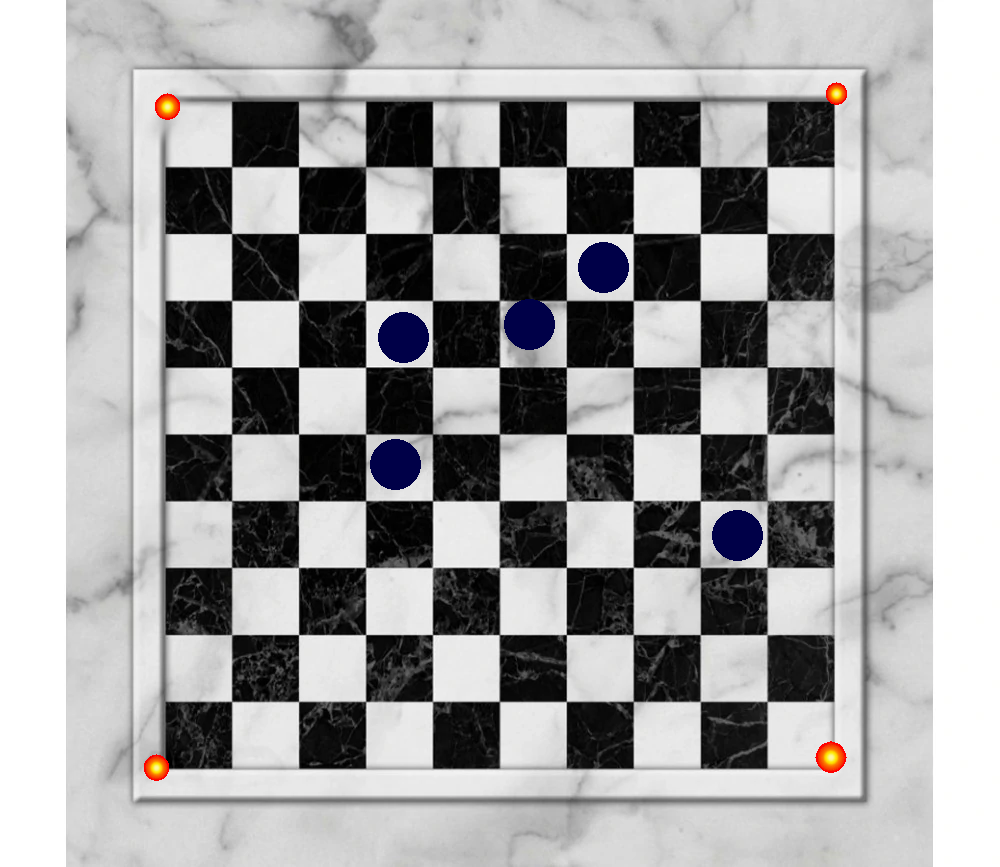
#> input picture data/damier.png, 1000 x 867 px
$ python main.py
#> lines starting #> are read from the running program, lines starting #| are printed output that depends on the picture; after the words box and inside, x2 and y2 are one past the last pixel; in counts of white or black regions, pixels touching at a corner belong together
### vision/preprocessing.py
#!/usr/bin/env python3
import cv2

def preprocess_image(image, blur_kernel=(5,5)):
    """
    Applique un flou gaussien sur l'image en BGR et retourne l'image floutée.
    Les dimensions restent inchangées.
    """
    image_blurred = cv2.GaussianBlur(image, blur_kernel, 0)
    return image_blurred

### vision/detection.py
#!/usr/bin/env python3
import cv2
import numpy as np

def detect_red_crosses(image):
    """
    Détecte les zones rouges (repères) dans l'image prétraitée et renvoie:
      - une liste de points (centres en pixels) pour chaque repère
      - le masque binaire résultant
    """
    imageHSV = cv2.cvtColor(image, cv2.COLOR_BGR2HSV)
    lowerRed1 = np.array([0, 100, 100])
    upperRed1 = np.array([10, 255, 255])
    lowerRed2 = np.array([160, 100, 100])
    upperRed2 = np.array([180, 255, 255])

    mask1 = cv2.inRange(imageHSV, lowerRed1, upperRed1)
    mask2 = cv2.inRange(imageHSV, lowerRed2, upperRed2)
    maskRed = cv2.bitwise_or(mask1, mask2)

    contours, _ = cv2.findContours(maskRed, cv2.RETR_EXTERNAL, cv2.CHAIN_APPROX_SIMPLE)
    points = []
    for cnt in contours:
        area = cv2.contourArea(cnt)
        if area < 50:
            continue
        M = cv2.moments(cnt)
        if M["m00"] != 0:
            cx = int(M["m10"] / M["m00"])
            cy = int(M["m01"] / M["m00"])
            points.append((cx, cy))
    return points, maskRed

### vision/mosaic.py
#!/usr/bin/env python3
import cv2
import numpy as np

def create_mosaic(images, labels=None, cols=2):
    """
    Regroupe une liste d'images dans une mosaïque.
    labels : (optionnel) liste de textes à superposer sur chaque image.
    """
    if not images:
        return None
    h, w = images[0].shape[:2]
    resized = [cv2.resize(img, (w, h)) for img in images]
    if labels is not None:
        for i, label in enumerate(labels):
            cv2.putText(resized[i], label, (10, 30), cv2.FONT_HERSHEY_SIMPLEX, 1, (0,0,255), 2)
    rows = (len(resized) + cols - 1) // cols
    mosaic_rows = []
    for r in range(rows):
        row_imgs = []
        for c in range(cols):
            idx = r * cols + c
            if idx < len(resized):
                row_imgs.append(resized[idx])
            else:
                row_imgs.append(np.zeros_like(resized[0]))
        mosaic_rows.append(cv2.hconcat(row_imgs))
    mosaic = cv2.vconcat(mosaic_rows)
    return mosaic

### vision/homography.py
#!/usr/bin/env python3
import cv2
import numpy as np

def compute_homography(pixelPoints, realWorldPoints):
    """
    Calcule la matrice d'homographie H reliant les points en pixels aux coordonnées réelles.
    """
    pixelPoints = np.array(pixelPoints, dtype="float32")
    realWorldPoints = np.array(realWorldPoints, dtype="float32")
    H, status = cv2.findHomography(pixelPoints, realWorldPoints)
    return H

# [8 lines left out: function pixel_to_real, not called in this run]

### vision/blue_detection.py
#!/usr/bin/env python3
import cv2
import numpy as np

def detect_blue_pieces(image, board_origin, square_size=55):
    """
    Détecte les pions bleus dans l'image originale.
    Si l'image est grande, elle est redimensionnée pour accélérer le traitement.
    Renvoie une liste de tuples ((cx, cy), "") pour chaque pièce détectée et le masque bleu.
    """
    scale_factor = 1.0
    if image.shape[1] > 1000:
        scale_factor = 0.5
        image_small = cv2.resize(image, None, fx=scale_factor, fy=scale_factor)
    else:
        image_small = image.copy()

    hsv = cv2.cvtColor(image_small, cv2.COLOR_BGR2HSV)
    lower_blue = np.array([100, 100, 50])
    upper_blue = np.array([140, 255, 255])
    mask_blue = cv2.inRange(hsv, lower_blue, upper_blue)
    kernel = np.ones((3,3), np.uint8)
    mask_blue = cv2.morphologyEx(mask_blue, cv2.MORPH_OPEN, kernel)
    mask_blue = cv2.morphologyEx(mask_blue, cv2.MORPH_CLOSE, kernel)

    contours, _ = cv2.findContours(mask_blue, cv2.RETR_EXTERNAL, cv2.CHAIN_APPROX_SIMPLE)
    pieces_small = []
    for cnt in contours:
        area = cv2.contourArea(cnt)
        if area < 50:
            continue
        perimeter = cv2.arcLength(cnt, True)
        if perimeter == 0:
            continue
        circularity = 4 * np.pi * area / (perimeter * perimeter)
        if circularity < 0.7:
            continue
        M = cv2.moments(cnt)
        if M["m00"] == 0:
            continue
        cx = int(M["m10"] / M["m00"])
        cy = int(M["m01"] / M["m00"])
        pieces_small.append(((cx, cy), ""))

    pieces = []
    if scale_factor != 1.0:
        for (cx, cy), _ in pieces_small:
            pieces.append(((int(cx/scale_factor), int(cy/scale_factor)), ""))
        mask_blue = cv2.resize(mask_blue, (image.shape[1], image.shape[0]))
    else:
        pieces = pieces_small
    return pieces, mask_blue

### vision/grid.py
#!/usr/bin/env python3
import numpy as np

def assign_pieces_to_grid(pieces, board_origin, square_size=55, tolerance=30):
    """
    Pour chaque case d'un plateau 10x10, compare le centre attendu aux positions détectées.
    Si la distance est inférieure à 'tolerance', on considère la case occupée.
    Renvoie un dictionnaire où la clé est le nom de la case (ex: "A1") et la valeur la marque (ex: "A1" ou None).
    """
    grid_results = {}
    for i in range(10):   # lignes (A à J)
        for j in range(10):  # colonnes (1 à 10)
            square_name = chr(ord('A') + i) + str(j+1)
            expected_center = (board_origin[0] + j*square_size + square_size/2,
                               board_origin[1] + i*square_size + square_size/2)
            grid_results[square_name] = None
            for (cx, cy), _ in pieces:
                dx = cx - expected_center[0]
                dy = cy - expected_center[1]
                if np.sqrt(dx*dx + dy*dy) <= tolerance:
                    grid_results[square_name] = square_name
                    break
    return grid_results

def save_detection_results_grid(grid_results, output_file):
    """
    Enregistre dans un fichier texte les cases contenant une pièce.
    Les cases sont séparées par une virgule.
    """
    cells_with_pieces = [square for square, val in grid_results.items() if val is not None]
    with open(output_file, 'w') as f:
        f.write(",".join(cells_with_pieces))

def draw_grid_labels(image, board_origin, square_size=55):
    """
    Dessine sur l'image le nom de chaque case, en se basant sur board_origin et square_size.
    """
    import cv2
    for i in range(10):
        for j in range(10):
            square_name = chr(ord('A') + i) + str(j+1)
            expected_center = (int(board_origin[0] + j*square_size + square_size/2),
                               int(board_origin[1] + i*square_size + square_size/2))
            cv2.putText(image, square_name, (expected_center[0]-15, expected_center[1]+5),
                        cv2.FONT_HERSHEY_SIMPLEX, 0.7, (0,0,255), 2)
    return image

### vision/ordering.py
#!/usr/bin/env python3
import numpy as np

def order_points(points):
    """
    Ordonne 4 points dans l'ordre suivant:
      - Coin supérieur gauche,
      - Coin supérieur droit,
      - Coin inférieur droit,
      - Coin inférieur gauche.
    """
    pts = np.array(points, dtype="float32")
    s = pts.sum(axis=1)
    diff = np.diff(pts, axis=1)
    ordered = np.zeros((4, 2), dtype="float32")
    ordered[0] = pts[np.argmin(s)]
    ordered[2] = pts[np.argmax(s)]
    ordered[1] = pts[np.argmin(diff)]
    ordered[3] = pts[np.argmax(diff)]
    return ordered

### main.py
#!/usr/bin/env python3
import cv2
import os
import time
from vision.preprocessing import preprocess_image
from vision.detection import detect_red_crosses
from vision.ordering import order_points
from vision.homography import compute_homography, pixel_to_real
from vision.blue_detection import detect_blue_pieces
from vision.grid import assign_pieces_to_grid, save_detection_results_grid, draw_grid_labels
from vision.mosaic import create_mosaic

def main():
    t0 = time.time()
    # Chemin vers l'image (adapté à ton projet)
    imgPath = "./data/damier.png"
    if not os.path.isfile(imgPath):
        print("Erreur : fichier inexistant à", imgPath)
        return
    image_orig = cv2.imread(imgPath)
#> image_orig is the input picture: shape (867, 1000, 3); mean B, G, R 164.2, 163.7, 164
    if image_orig is None:
        print("Erreur lors du chargement de l'image.")
        return
    print("Dimensions image originale :", image_orig.shape)
#| Dimensions image originale : (867, 1000, 3)

    # 1. Prétraitement
    image_preproc = preprocess_image(image_orig)

    # 2. Détection des repères rouges
    points, maskRed = detect_red_crosses(image_preproc)
#> in detect_red_crosses, `imageHSV = cv2.cvtColor(image, cv2.COLOR_BGR2HSV)`: imageHSV: shape (867, 1000, 3); mean H, S, V 3.3, 3.6, 164.9
#> in detect_red_crosses, `mask1 = cv2.inRange(imageHSV, lowerRed1, upperRed1)`:
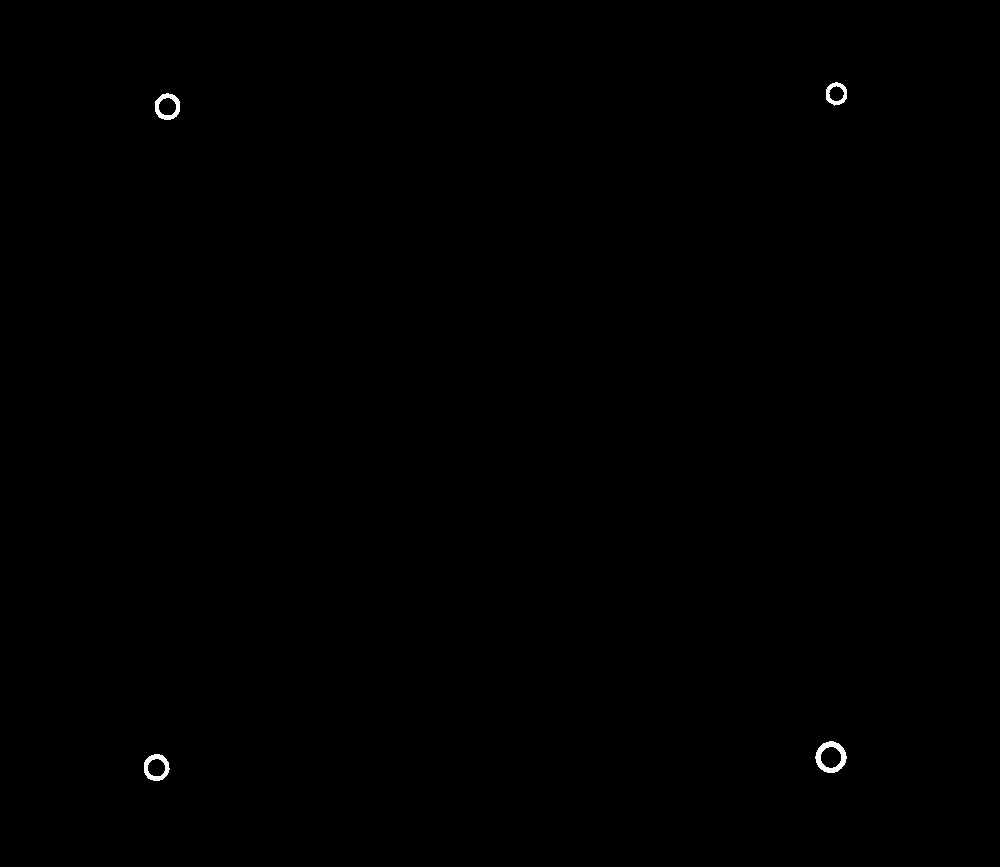
#> mask1: shape (867, 1000); 0.15% white; 4 white regions
#> in detect_red_crosses, `mask2 = cv2.inRange(imageHSV, lowerRed2, upperRed2)`: mask2: shape (867, 1000); every value is 0
#> in detect_red_crosses, `contours, _ = cv2.findContours(maskRed, cv2.RETR_EXTERNAL, cv2.CHAIN_A..`: contours = 4 contours; box (x1, y1, x2, y2) and area: (815, 741, 847, 773) 724, (144, 754, 170, 781) 514, (155, 93, 180, 120) 506, (826, 82, 847, 106) 362
#> the loop in detect_red_crosses, `for cnt in contours:` made 4 passes
#> (area, cx, cy) on passes 1 to 4: (514.5, 156, 767), (724, 830, 756), (505.5, 167, 106), (362, 835, 93)
#> after the loop in detect_red_crosses, `for cnt in contours:`: points = [(156, 767), (830, 756), (167, 106), (835, 93)]
#> points = [(156, 767), (830, 756), (167, 106), (835, 93)]
    print("Points rouges détectés :", points)
#| Points rouges détectés : [(156, 767), (830, 756), (167, 106), (835, 93)]
    if len(points) >= 4:
        ordered_pts = order_points(points[:4])
#> ordered_pts = [[167, 106], [835, 93], [830, 756], [156, 767]]
        print("Points rouges ordonnés :", ordered_pts)
#| Points rouges ordonnés : [[167. 106.]
#|  [835.  93.]
#|  [830. 756.]
#|  [156. 767.]]
        for pt in ordered_pts:
            cv2.circle(image_preproc, (int(pt[0]), int(pt[1])), 5, (0,255,0), -1)
#> this loop made 4 passes
#> image_preproc: shape (867, 1000, 3); mean B, G, R 164.2, 163.7, 164
    else:
        print("Moins de 4 points rouges détectés. Homographie impossible.")
        ordered_pts = None

    # Création d'une mosaïque pour visualiser les étapes
    mosaic1 = create_mosaic([image_orig, image_preproc, cv2.cvtColor(maskRed, cv2.COLOR_GRAY2BGR)],
                              labels=["Originale", "Prétraitée", "Masque Rouge"], cols=3)
#> in create_mosaic, `resized = [cv2.resize(img, (w, h)) for img in images]`: resized = 3 items
#> in create_mosaic, `rows = (len(resized) + cols - 1) // cols`: rows = 1
#> after the loop in create_mosaic, `for r in range(rows):`: mosaic_rows = 1 item
#> in create_mosaic, `mosaic = cv2.vconcat(mosaic_rows)`:
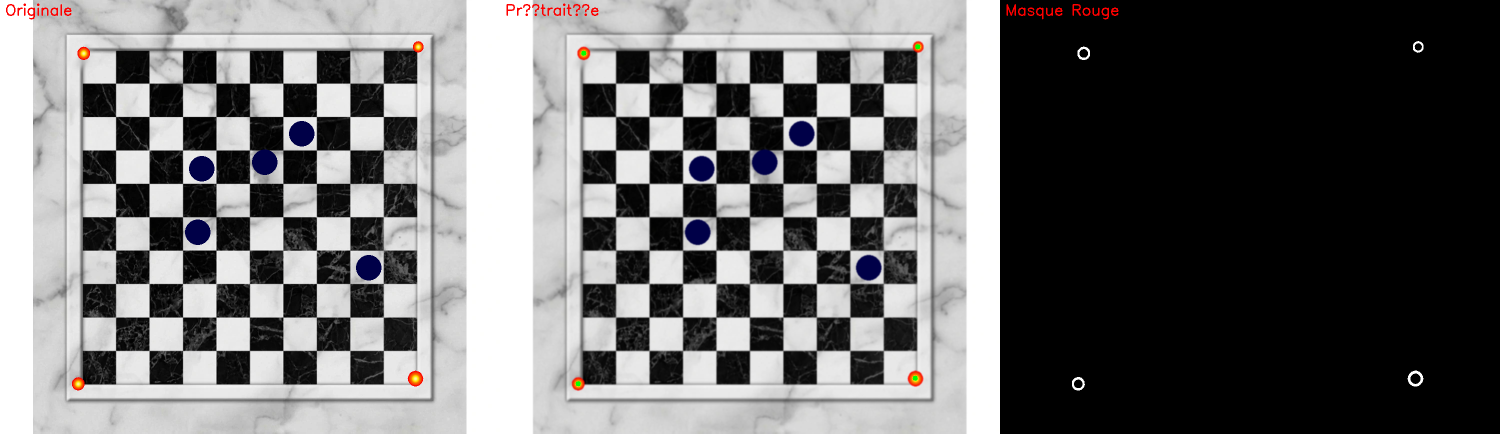
#> mosaic: shape (867, 3000, 3) (shown at 1/2 size); mean of channels 0, 1, 2 109.4, 109, 109.7; drawn as B, G, R
    cv2.namedWindow("Mosaïque - Repères", cv2.WINDOW_NORMAL)
    cv2.imshow("Mosaïque - Repères", mosaic1)
    cv2.waitKey(0)
    cv2.destroyAllWindows()

    # 3. Calcul de l'homographie
    real_world_points = [(0, 0), (550, 0), (550, 550), (0, 550)]
    if ordered_pts is not None:
        H = compute_homography(ordered_pts, real_world_points)
#> in compute_homography, `pixelPoints = np.array(pixelPoints, dtype="float32")`: pixelPoints = [[167, 106], [835, 93], [830, 756], [156, 767]]
#> in compute_homography, `realWorldPoints = np.array(realWorldPoints, dtype="float32")`: realWorldPoints = [[0, 0], [550, 0], [550, 550], [0, 550]]
#> in compute_homography, `H, status = cv2.findHomography(pixelPoints, realWorldPoints)`: H = [[0.828, 0.0138, -139.8], [0.0164, 0.842, -91.96], [5.03e-06, 1.37e-05, 1]]; status = [1, 1, 1, 1]
        print("Matrice d'homographie H :", H)
#| Matrice d'homographie H : [[ 8.28132303e-01  1.37813243e-02 -1.39758915e+02]
#|  [ 1.63816921e-02  8.41766948e-01 -9.19630390e+01]
#|  [ 5.03088588e-06  1.37397269e-05  1.00000000e+00]]
    else:
        H = None

    # 4. Définition de board_origin (exemple simple)
    if ordered_pts is not None:
        board_origin = (int(ordered_pts[0][0] + 55), int(ordered_pts[0][1] + 55))
#> board_origin = (222, 161)
    else:
        board_origin = (0, 0)
    print("Board origin :", board_origin)
#| Board origin : (222, 161)

    # 5. Détection des pions bleus
    pieces, mask_blue = detect_blue_pieces(image_orig, board_origin, square_size=55)
#> in detect_blue_pieces, `hsv = cv2.cvtColor(image_small, cv2.COLOR_BGR2HSV)`: hsv: shape (867, 1000, 3); mean H, S, V 2.7, 3.7, 164.9
#> in detect_blue_pieces, `lower_blue = np.array([100, 100, 50])`: lower_blue = [100, 100, 50]
#> in detect_blue_pieces, `upper_blue = np.array([140, 255, 255])`: upper_blue = [140, 255, 255]
#> in detect_blue_pieces, `mask_blue = cv2.inRange(hsv, lower_blue, upper_blue)`: mask_blue: shape (867, 1000); 1.2% white; 5 white regions
#> in detect_blue_pieces, `kernel = np.ones((3,3), np.uint8)`: kernel = [[1, 1, 1], [1, 1, 1], [1, 1, 1]]
#> in detect_blue_pieces, `contours, _ = cv2.findContours(mask_blue, cv2.RETR_EXTERNAL, cv2.CHAIN..`: contours = 5 contours; box (x1, y1, x2, y2) and area: (712, 510, 763, 561) 1954, (370, 439, 421, 490) 1954, (378, 312, 429, 363) 1954, (504, 299, 555, 350) 1954, (578, 242, 629, 293) 1954
#> the loop in detect_blue_pieces, `for cnt in contours:` made 5 passes
#> (cx, cy) on passes 1 to 5: (737, 535), (395, 464), (403, 337), (529, 324), (603, 267)
#> after the loop in detect_blue_pieces, `for cnt in contours:`: pieces_small = [((737, 535), ''), ((395, 464), ''), ((403, 337), ''), ((529, 324), ''), ((603, 267), '')]
#> in detect_blue_pieces, `pieces = pieces_small`: pieces has the same summary as pieces_small
#> pieces has the same summary as pieces_small in detect_blue_pieces
    print("Pions bleus détectés (centres) :", [p[0] for p in pieces])
#| Pions bleus détectés (centres) : [(737, 535), (395, 464), (403, 337), (529, 324), (603, 267)]
    image_detection = image_orig.copy()
    for center, _ in pieces:
        cv2.circle(image_detection, center, 5, (0,255,0), 2)
#> this loop made 5 passes
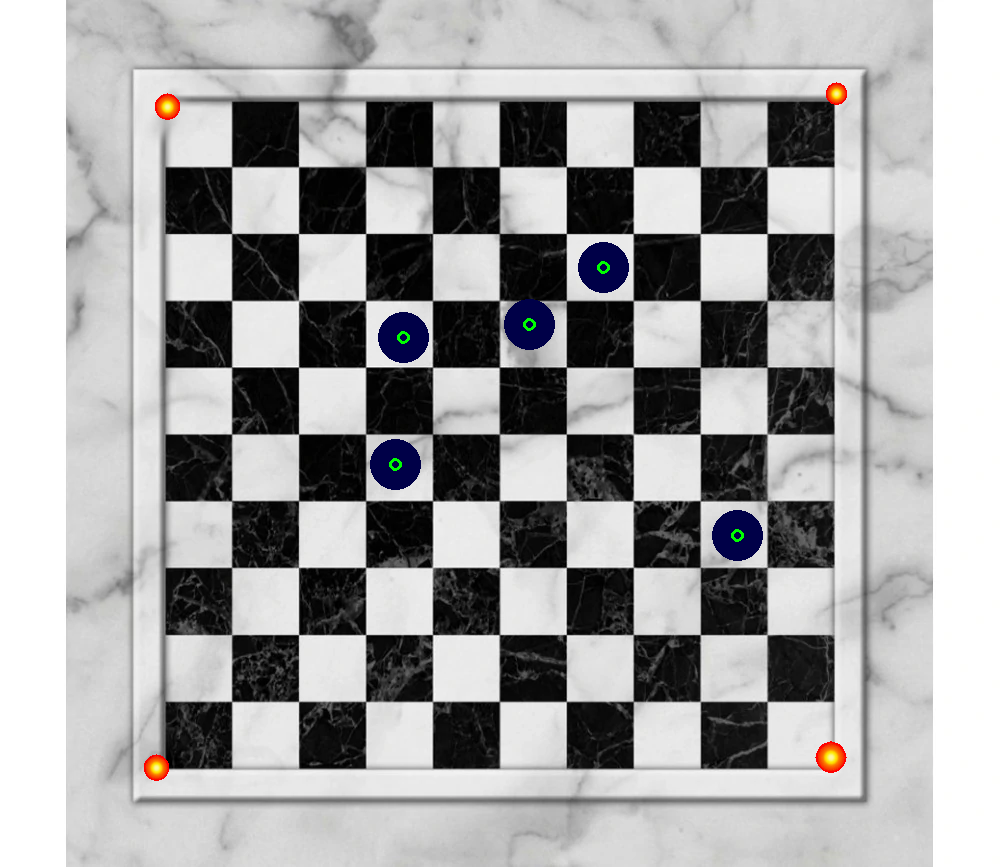
#> image_detection: shape (867, 1000, 3); 0.05% of pixels changed, all inside (x1, y1, x2, y2) = (389, 261, 744, 542)
    mosaic2 = create_mosaic([image_detection, cv2.cvtColor(mask_blue, cv2.COLOR_GRAY2BGR)],
                              labels=["Détections", "Masque Bleu"], cols=2)
#> call 2 of create_mosaic, with cols = 2
#> in create_mosaic (call 2), `resized = [cv2.resize(img, (w, h)) for img in images]`: resized = 2 items
#> in create_mosaic (call 2), `mosaic = cv2.vconcat(mosaic_rows)`:
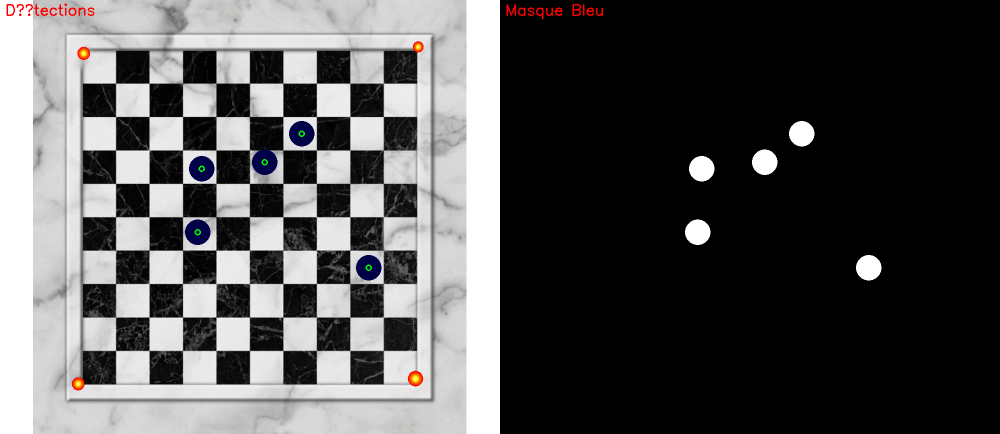
#> mosaic: shape (867, 2000, 3) (shown at 1/2 size); mean of channels 0, 1, 2 83.4, 83.2, 83.8; drawn as B, G, R
    cv2.namedWindow("Mosaïque - Pions Bleus", cv2.WINDOW_NORMAL)
    cv2.imshow("Mosaïque - Pions Bleus", mosaic2)
    cv2.waitKey(0)
    cv2.destroyAllWindows()

    # 6. Affectation des pions aux cases
    grid_results = assign_pieces_to_grid(pieces, board_origin, square_size=55, tolerance=30)
#> after the loop in assign_pieces_to_grid, `for i in range(10):`: grid_results = 100 items
#> grid_results = 100 items
    print("Résultats assignés :", grid_results)
#> (printed output is left out)

    # Sauvegarde des résultats dans un fichier texte
    output_txt = "./data/detection_results.txt"
    save_detection_results_grid(grid_results, output_txt)
#> in save_detection_results_grid, `cells_with_pieces = [square for square, val in grid_results.items() if..`: cells_with_pieces = ['C6', 'D4', 'D6', 'F4', 'G10']
    print("Résultats sauvegardés dans :", output_txt)

    # 7. Dessin des labels sur l'image
    image_labeled = image_orig.copy()
    image_labeled = draw_grid_labels(image_labeled, board_origin, square_size=55)
#> after the loop in draw_grid_labels, `for i in range(10):`:
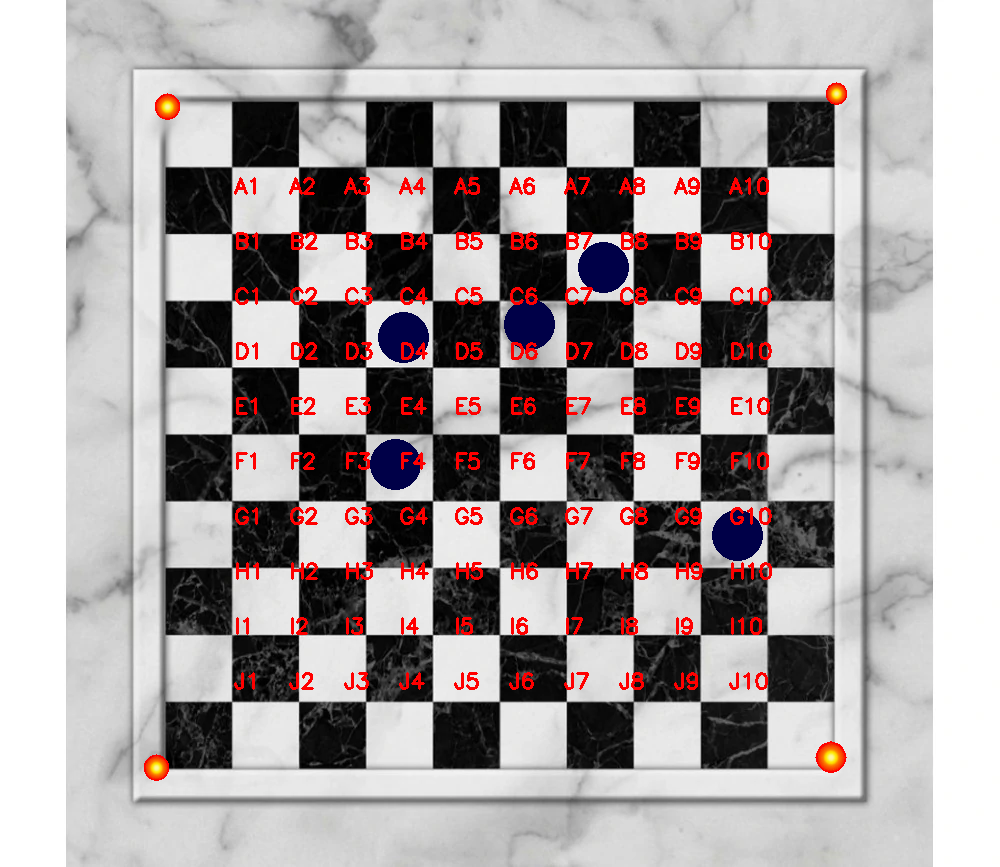
#> image: shape (867, 1000, 3); mean B, G, R 161.2, 160.7, 167.8
    cv2.namedWindow("Plateau Noté", cv2.WINDOW_NORMAL)
    cv2.imshow("Plateau Noté", image_labeled)
    cv2.waitKey(0)
    cv2.destroyAllWindows()

    t1 = time.time()
    print("Temps total de traitement : {:.2f} secondes".format(t1-t0))

if __name__ == '__main__':
    main()
